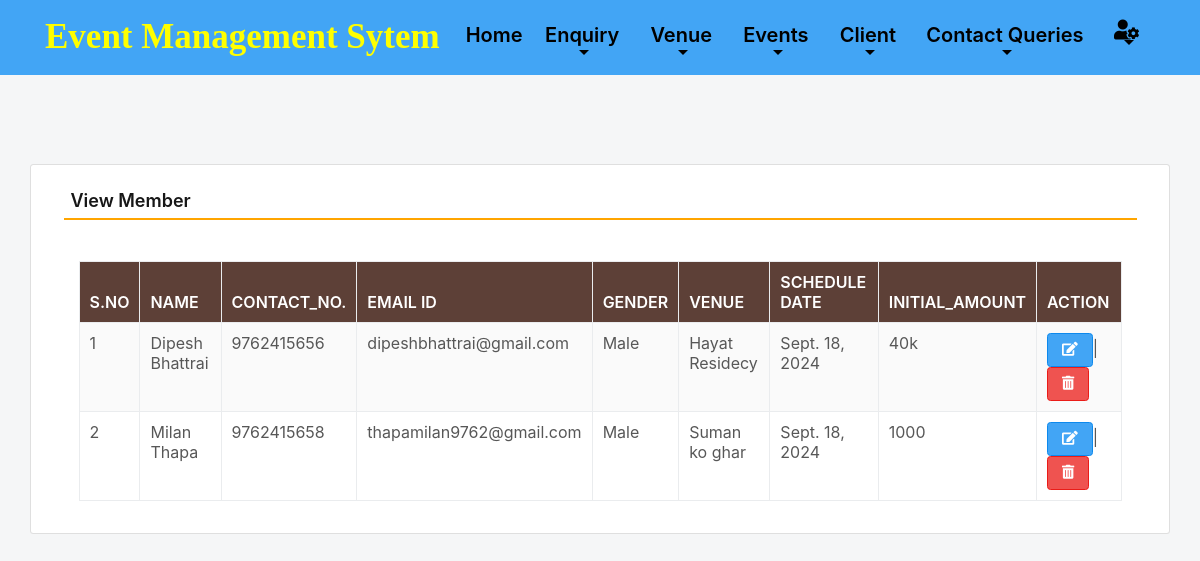
Page /viewMember (signed in) on the committed database.
### event/models.py (models this page shows, shortened)
class Member(models.Model):
    name = models.CharField(max_length=150, null=True)
    contact = models.CharField(max_length=15, null=True)
    email = models.CharField(max_length=50, null=True)
    gender = models.CharField(max_length=10, null=True)
    plan = models.CharField(max_length=100, null=True)
    joindate = models.DateField(null=True)
    initamount = models.CharField(max_length=100, null=True)

### event/views.py (the view)
# urls.py: path('viewMember', viewMember, name='viewMember'),
def viewMember(request):
    if not request.user.is_authenticated:
        return redirect(admin_login)
    member = Member.objects.all()
    return render(request,'viewMember.html', locals())

### event/templates/viewMember.html (shortened to what this page needs)
{% include 'admin_nav.html' %} {% load static %} {% block main %}
<html lang="en" class="no-focus">
  <link
    rel="stylesheet"
    id="css-main"
    href="{% static 'css1/codebase.min.css' %}"
  />
  <br /><br /><br /><br />
  <div class="container card shadow mt-5">
    <div class="card-body">
      <h5 class="p-2" style="border-bottom: 2px solid orange">View Member</h5>
      <br />
      <div class="container-fluid">
        <table
          id="example"
          class="table table-striped table-bordered"
          style="width: 100%"
        >
          <thead class="text-white" style="background-color: #5d4037">
            <tr>
              <th>S.No</th>
              <th>Name</th>
              <th>Contact_No.</th>
              <th>Email ID</th>
              <th>Gender</th>
              <th>Venue </th>
              <th>Schedule Date </th>
              <th>Initial_Amount</th>
              <th>Action</th>
            </tr>
          </thead>
          <tbody>
            {% for i in member %}
            <tr>
              <td>{{forloop.counter}}</td>
              <td>{{i.name}}</td>
              <td>{{i.contact}}</td>
              <td>{{i.email}}</td>
              <td>{{i.gender}}</td>
              <td>{{i.plan}}</td>
              <td>{{i.joindate}}</td>
              <td>{{i.initamount}}</td>
              <td>
                <a href="{% url 'edit_Member' i.id %}" class="btn btn-primary"
                  ><i class="fas fa-edit"></i></a
                >|
                <a
                  href="{% url 'delete_Member' i.id %}"
                  class="btn btn-danger"
                  onclick="return confirm('Are you sure to delete this Member ?')"
                  ><i class="fas fa-trash-alt"></i
                ></a>
              </td>
            </tr>
            {% endfor %}
          </tbody>
        </table>
      </div>
    </div>
  </div>
  <link
    rel="stylesheet"
    href="https://use.fontawesome.com/releases/v5.6.3/css/all.css"
  />
</html>
{% endblock %}

### rows in the picture
Member: name "Dipesh Bhattrai", contact "9762415656", email "dipeshbhattrai@gmail.com", gender "Male", plan "Hayat Residecy", joindate "Sept. 18, 2024", initamount "40k"
Member: name "Milan Thapa", contact "9762415658", email "thapamilan9762@gmail.com", gender "Male", plan "Suman ko ghar", joindate "Sept. 18, 2024", initamount "1000"
